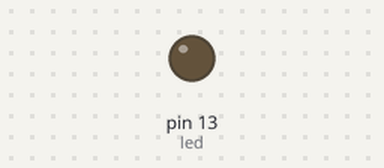
A sketch run on a simulated Arduino Uno, built with avr-gcc and run on an emulated ATmega328P. Shown: output pins drawn as LEDs (lit = HIGH).

Above: at 0.3 s.
At 8.7 s:
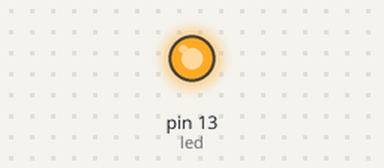
Timing chart, 0 to 9.2 s (numbered marks = the images above):
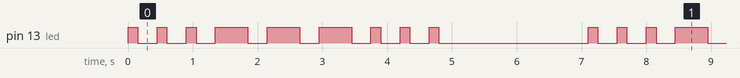

Measured:
- by itself, pin 13 (led): repeats every 7.1 s: 2 × (LOW 0.30 s, HIGH 0.15 s), 3 × (LOW 0.30 s, HIGH 0.50 s), 3 × (LOW 0.30 s, HIGH 0.15 s), LOW 2.3 s, HIGH 0.15 s
- by itself, everything shown: repeats every 7.1 s, in 18 steps

The sketch:

SOS.ino
```cpp
//Constractor
int led = 13;
int s = 150;
int o = 500;

void setup() {
  // put your setup code here, to run once:
  // initialize the digital pin as an output.
  pinMode(led, OUTPUT);
}
void huruf(int speed) {
  digitalWrite(led, HIGH);
  delay(speed);
  digitalWrite(led, LOW);
  delay(300); //delay per huruf
}

void loop() {
  // put your main code here, to run repeatedly:
  for (int x = 1; x <= 3; x++) {
    huruf(s);
  }
  for (int x = 1; x <= 3; x++) {
    huruf(o);
  }
  for (int x = 1; x <= 3; x++) {
    huruf(s);
  }
  delay(2000); //delay per SOS
}
```
